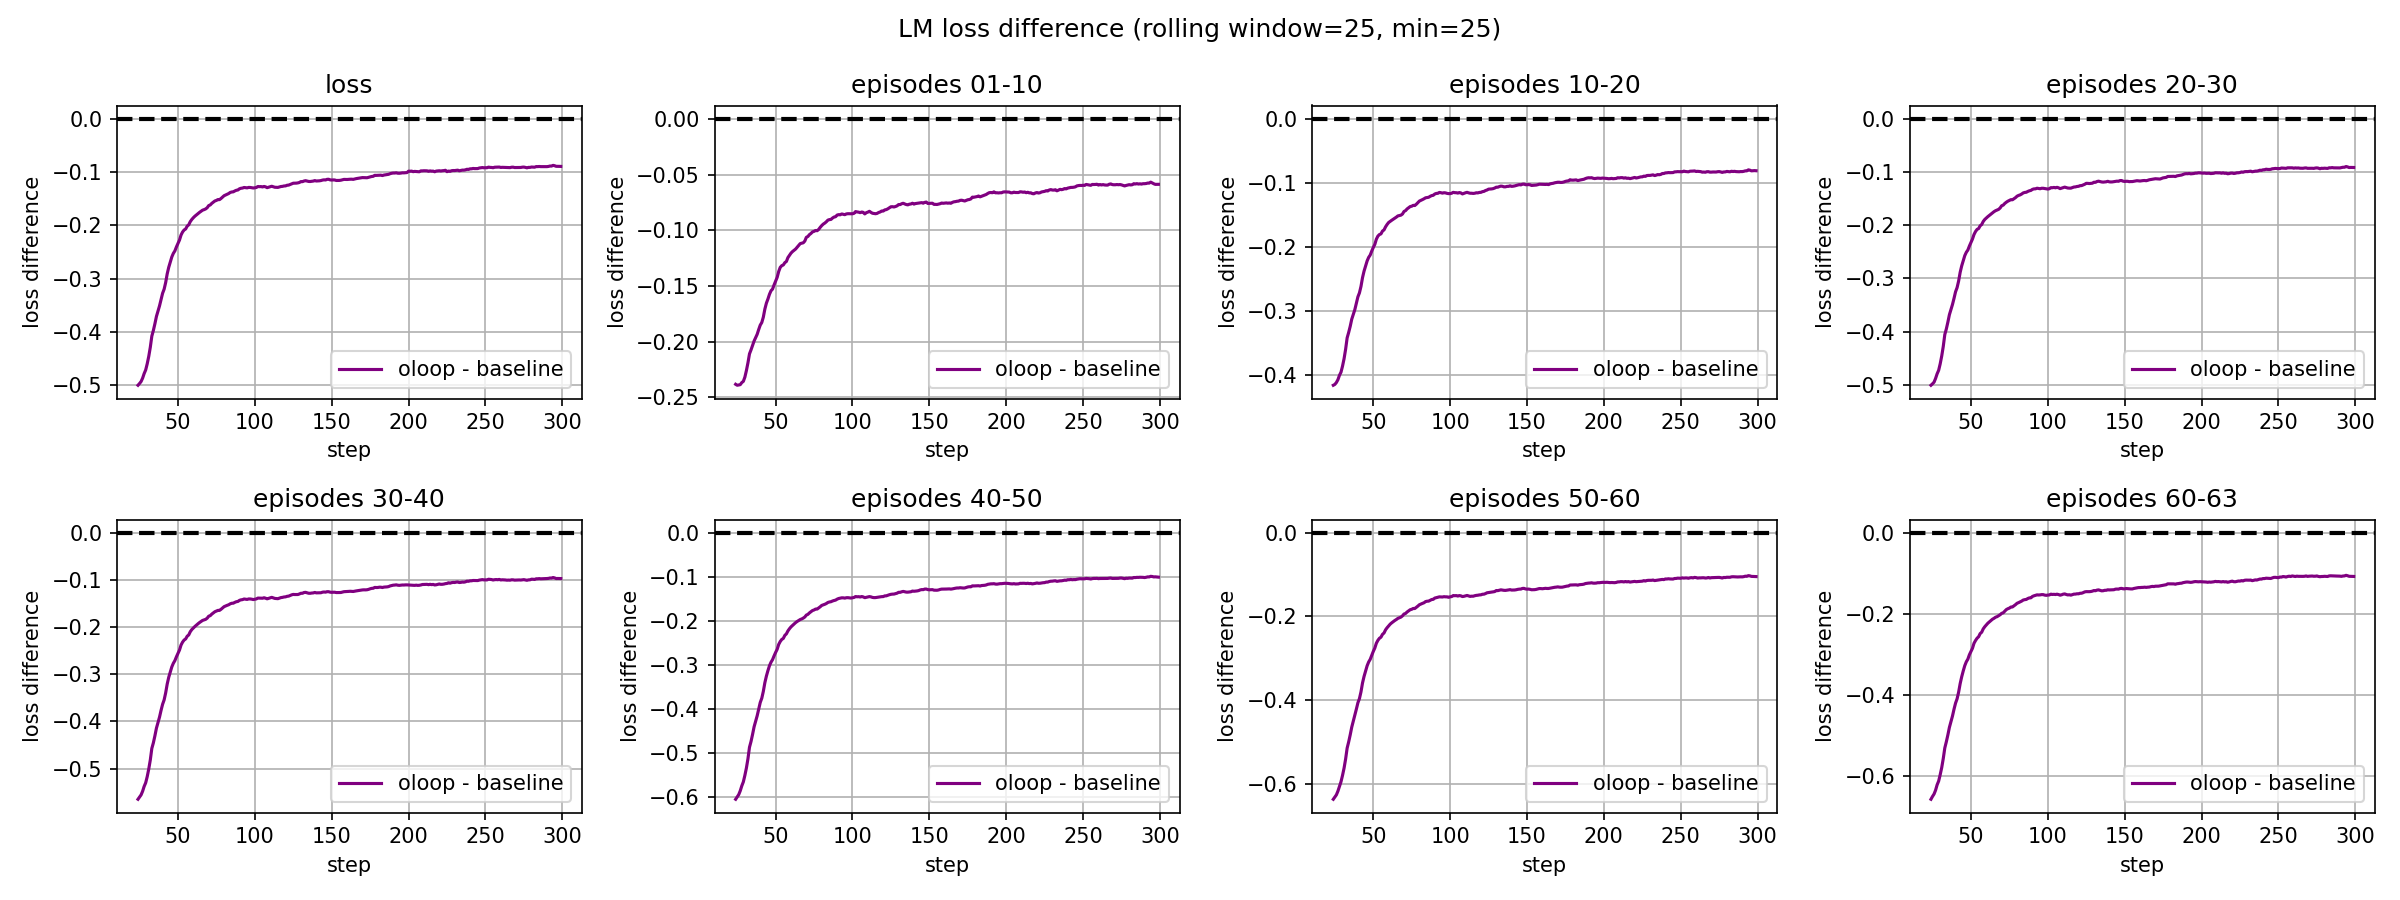

Generate this figure with Python:

import pandas as pd
import matplotlib.pyplot as plt

import wandb
api = wandb.Api()

run = api.run("/aklein4/Horizon-TPU/runs/t3rmgftq")
run_2 = api.run("/aklein4/Horizon-TPU/runs/66lant46")

RUN_NAME = "oloop"
RUN_2_NAME = "baseline"

RUNS = [run, run_2]
DIFF_LABEL = f"{RUN_NAME} - {RUN_2_NAME}"
DIFF_COLOR = "purple"

EPISODE_PREFIX = "lm_loss/episode_"
OVERALL_LOSS_KEY = "overall_lm_loss"
DECADE_PREFIX = "grouped_lm_loss/decade_"

ROLLING_WINDOW = 25
ROLLING_MIN = 25

OUTPUT_PATH = "diff_losses.png"


def smooth(series: pd.Series) -> pd.Series:
    return series.rolling(ROLLING_WINDOW, min_periods=ROLLING_MIN, center=False).mean()


def load_df(r, keys):
    rows = list(r.scan_history(keys=keys))
    df = pd.DataFrame(rows)
    df[keys] = df[keys].apply(pd.to_numeric, errors="coerce")
    return df


def main():
    # find which episodes and decades were logged (from the first run)
    sample_cols = run.history(samples=1).columns
    episodes = sorted(
        int(c[len(EPISODE_PREFIX):]) for c in sample_cols if c.startswith(EPISODE_PREFIX)
    )
    decades = sorted(
        int(c[len(DECADE_PREFIX):]) for c in sample_cols if c.startswith(DECADE_PREFIX)
    )
    episode_keys = [f"{EPISODE_PREFIX}{e:02d}" for e in episodes]
    decade_keys = [f"{DECADE_PREFIX}{d:02d}" for d in decades]
    keys = episode_keys + decade_keys

    # pull full history for both runs
    dfs = [load_df(r, keys) for r in RUNS]
    for df in dfs:
        df[OVERALL_LOSS_KEY] = df[episode_keys].mean(axis=1)

    # one line per subplot: overall loss followed by each decade
    lines = []  # (key, title)
    lines.append((OVERALL_LOSS_KEY, "loss"))
    for d in decades:
        min_episode = max(1, 10 * d)
        max_episode = min(64 - 1, 10 * (d + 1))
        lines.append(
            (f"{DECADE_PREFIX}{d:02d}", f"episodes {min_episode:02d}-{max_episode:02d}")
        )

    ncols = 4
    nrows = (len(lines) + ncols - 1) // ncols
    fig, axes = plt.subplots(nrows, ncols, figsize=(4 * ncols, 3 * nrows), squeeze=False)
    axes = axes.flatten()

    for ax, (key, title) in zip(axes, lines):
        diff = (dfs[0][key] - dfs[1][key]).dropna()
        ax.plot(
            smooth(diff),
            color=DIFF_COLOR,
            linewidth=1.5,
            label=DIFF_LABEL,
        )
        ax.axhline(0, color="black", linestyle="--", linewidth=2)
        ax.set_title(title)
        ax.set_xlabel("step")
        ax.set_ylabel("loss difference")
        ax.grid()
        ax.legend()

    # hide any unused axes
    for ax in axes[len(lines):]:
        ax.axis("off")

    fig.suptitle(
        f"LM loss difference (rolling window={ROLLING_WINDOW}, min={ROLLING_MIN})"
    )
    fig.tight_layout()
    fig.savefig(OUTPUT_PATH, dpi=150)
    print(f"saved {OUTPUT_PATH}")


if __name__ == "__main__":
    main()
